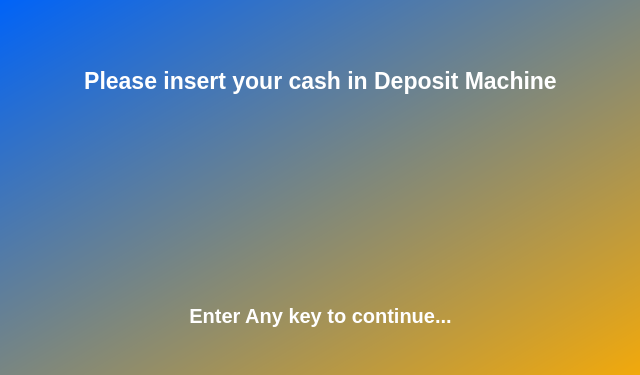
<?xml version="1.0" encoding="UTF-8"?>
<ui version="4.0">
 <class>Dialog</class>
 <widget class="QDialog" name="Dialog">
  <property name="geometry">
   <rect>
    <x>0</x>
    <y>0</y>
    <width>640</width>
    <height>375</height>
   </rect>
  </property>
  <property name="windowTitle">
   <string>Deposit - Prompt</string>
  </property>
  <property name="styleSheet">
   <string notr="true">background-color: qlineargradient(spread:pad, x1:0, y1:0, x2:1, y2:1, stop:0 rgba(0, 99, 248, 255), stop:1 rgba(242, 169, 11, 255));
color: rgb(255, 255, 255);</string>
  </property>
  <widget class="QLabel" name="label">
   <property name="geometry">
    <rect>
     <x>0</x>
     <y>20</y>
     <width>641</width>
     <height>121</height>
    </rect>
   </property>
   <property name="font">
    <font>
     <pointsize>17</pointsize>
     <weight>75</weight>
     <bold>true</bold>
    </font>
   </property>
   <property name="styleSheet">
    <string notr="true">background-color: qlineargradient(spread:pad, x1:0, y1:0, x2:1, y2:1, stop:0 rgba(0, 0, 0, 0), stop:1 rgba(0, 0, 0, 0));</string>
   </property>
   <property name="text">
    <string>Please insert your cash in Deposit Machine</string>
   </property>
   <property name="alignment">
    <set>Qt::AlignCenter</set>
   </property>
  </widget>
  <widget class="QLabel" name="label_2">
   <property name="geometry">
    <rect>
     <x>0</x>
     <y>290</y>
     <width>641</width>
     <height>51</height>
    </rect>
   </property>
   <property name="font">
    <font>
     <pointsize>15</pointsize>
     <weight>75</weight>
     <bold>true</bold>
    </font>
   </property>
   <property name="styleSheet">
    <string notr="true">background-color: qlineargradient(spread:pad, x1:0, y1:0, x2:1, y2:1, stop:0 rgba(0, 0, 0, 0), stop:1 rgba(0, 0, 0, 0));</string>
   </property>
   <property name="text">
    <string>Enter Any key to continue...</string>
   </property>
   <property name="alignment">
    <set>Qt::AlignCenter</set>
   </property>
  </widget>
  <widget class="QLabel" name="label_4">
   <property name="geometry">
    <rect>
     <x>200</x>
     <y>130</y>
     <width>261</width>
     <height>131</height>
    </rect>
   </property>
   <property name="styleSheet">
    <string notr="true">background-color: qlineargradient(spread:pad, x1:0, y1:0, x2:1, y2:1, stop:0 rgba(0, 0, 0, 0), stop:1 rgba(0, 0, 0, 0));</string>
   </property>
   <property name="text">
    <string>&lt;html&gt;&lt;head/&gt;&lt;body&gt;&lt;p&gt;&lt;img src=&quot;ui/res/xxsmallABDnobg.png&quot;/&gt;&lt;/p&gt;&lt;/body&gt;&lt;/html&gt;</string>
   </property>
  </widget>
 </widget>
 <resources/>
 <connections/>
</ui>
